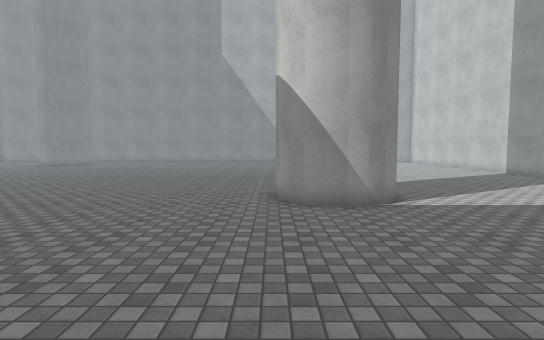
View 1 (above)

19 first-person views from a walk through a Unity game level. The camera is 1.5 m above the floor, tilts 4° down and sees 80° across. The floor is counted in squares, 1 m on a side. Each view is taken from the middle of a square. On the plan, view 1 faces up. The plan holds only what a view shows up to about 15 squares ahead; the rest is blank. The place goes on beyond the plan. Surface patterns are stand-ins for the level's own textures.

View 2
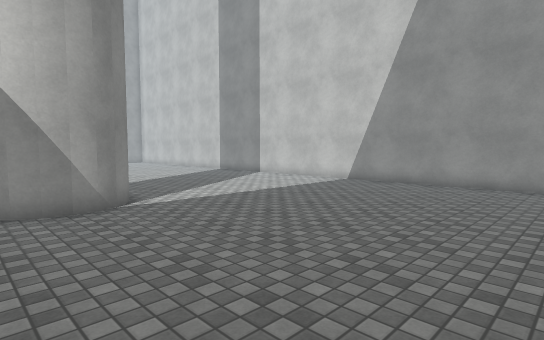

View 3
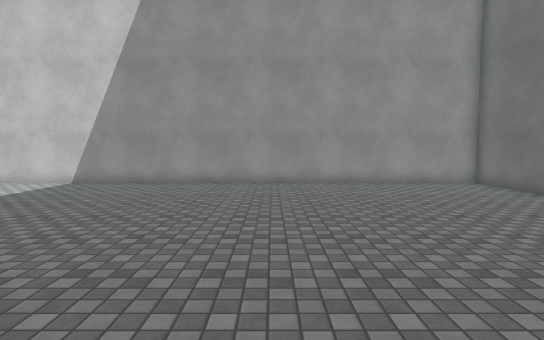

View 4
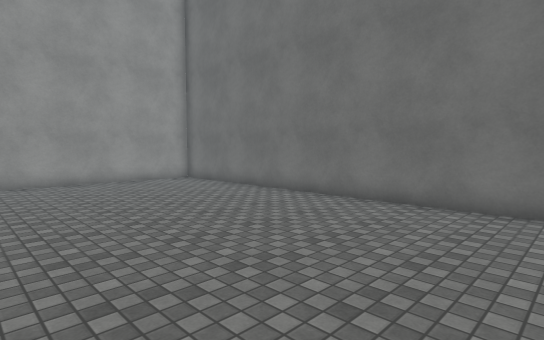

View 5
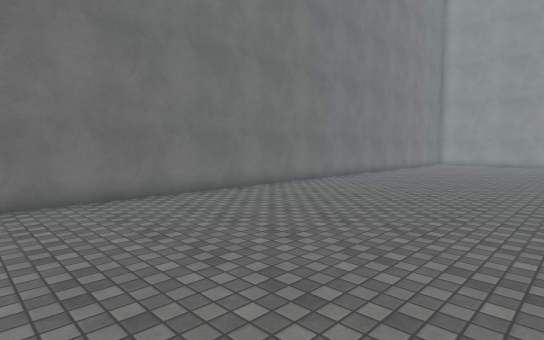

View 6
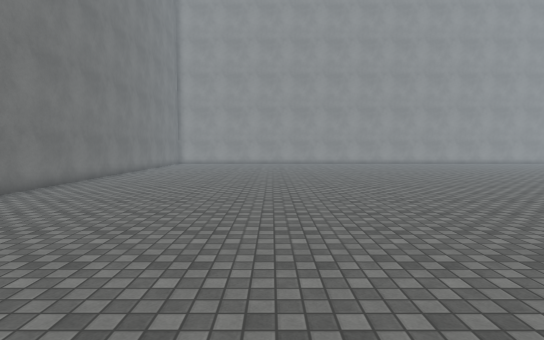

View 7
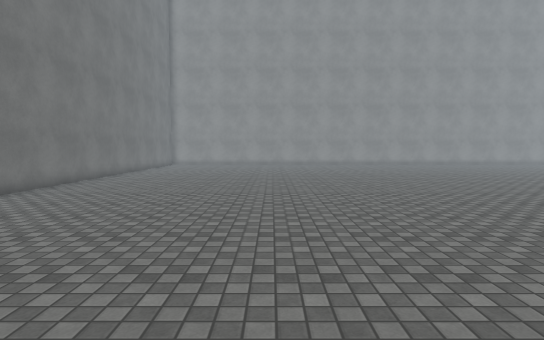

View 8
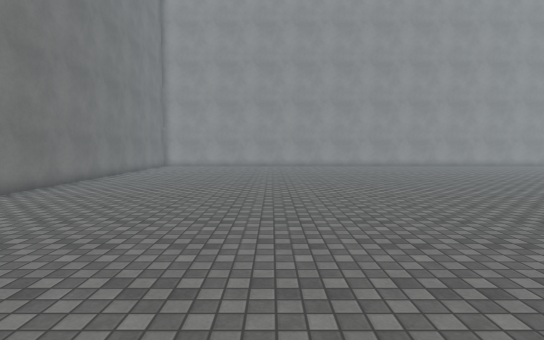

View 9
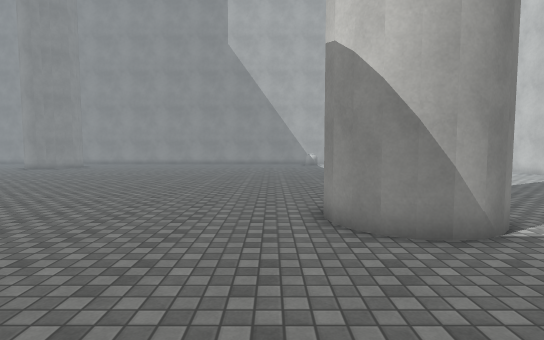

View 10
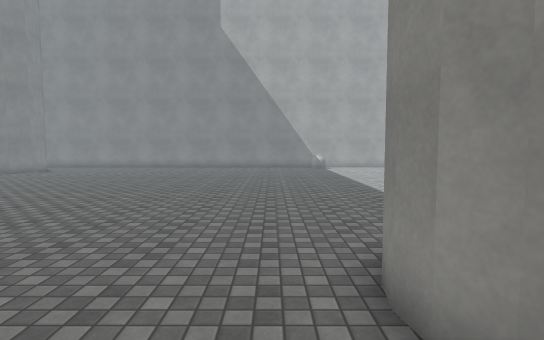

View 11
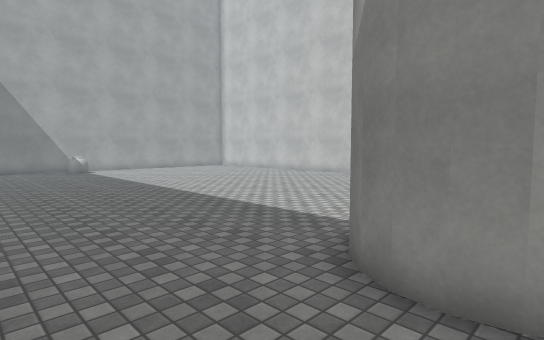

View 12
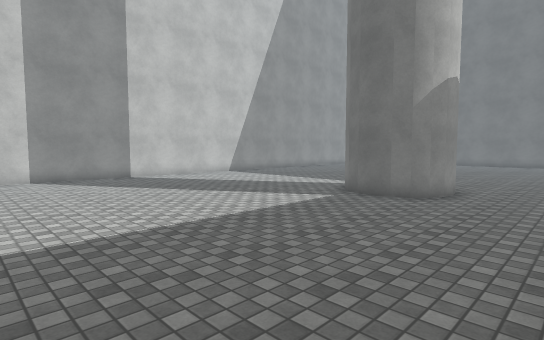

View 13
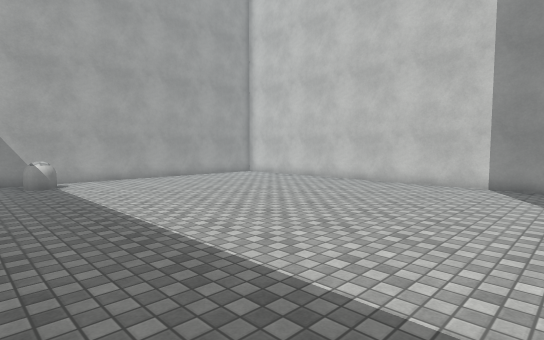

View 14
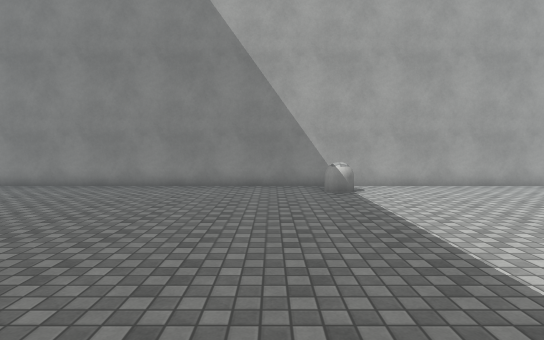

View 15
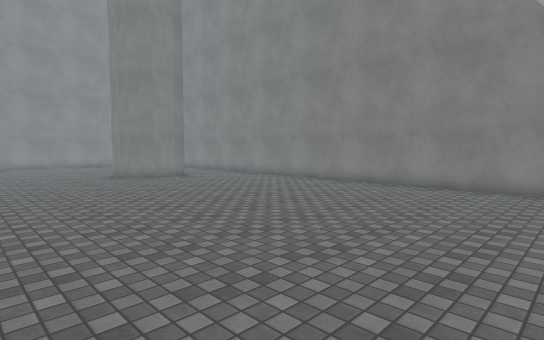

View 16
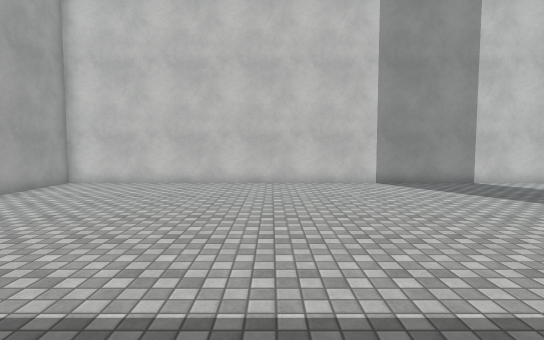

View 17
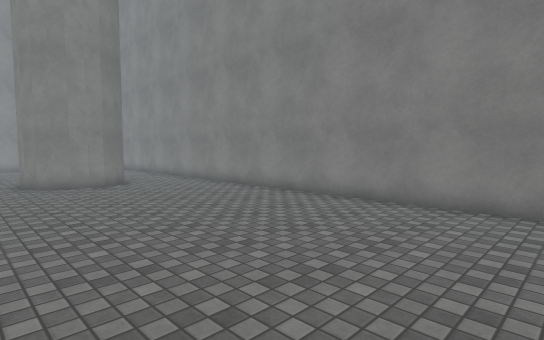

View 18
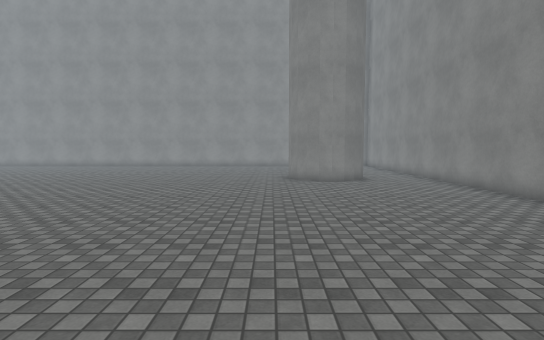

View 19
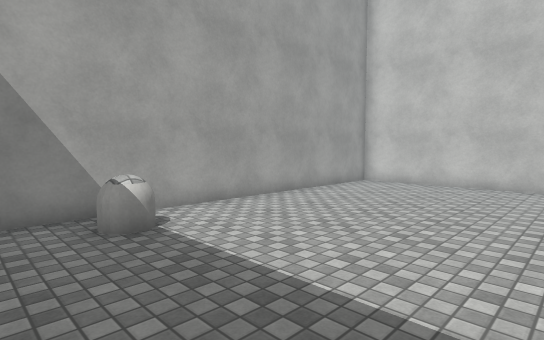

### Floor plan
Points are (right, up) in squares from view 1. A wall is a line through its corners. A room is listed if a view was taken in it or the views show most of it. See-through windows are left out.
Room 1 (views 1, 2, 3, 4, 5, 6, 7, 8, 9, 10, 11, 12, 13, 14, 15, 16, 17, 18, 19)
walls: (3.6, 9.4) (3.4, 8.8) (3, 8.5) (2.5, 8.2) (1.9, 8.1) (1.4, 8.2) (0.9, 8.5) (0.5, 8.9) (0.2, 9.3) (0.1, 9.9) (0.2, 10.5) (0.5, 10.9) (0.8, 11.3) (1.3, 11.6) (1.9, 11.7) (2.4, 11.6) (2.9, 11.3) (3.4, 10.9); (-16.3, 28.3) (-15.7, 28.1) (-15.3, 27.7) (-15.1, 27.2) (-15, 26.6) (-15.1, 26.1) (-15.4, 25.5) (-15.7, 25.2) (-16.3, 24.9); (-16.1, -8.5) (13.5, -8.5) (13.5, 31.5) (-16.1, 31.5)
objects: other object (2, 30) to (3, 30)

Positions as (right, up) in squares from view 1, and headings:
1: (0, 0), facing up
2: (0, 0), facing up-right
3: (0, 0), facing right
4: (-1, 0), facing down-right
5: (3, 1), facing down-left
6: (3, 0), facing left
7: (1, 0), facing left
8: (-1, 0), facing left
9: (-1, 3), facing up
10: (-1, 7), facing up
11: (-3, 9), facing up-right
12: (-3, 21), facing down-right
13: (0, 16), facing up-right
14: (0, 19), facing up
15: (0, 19), facing up-left
16: (0, 23), facing right
17: (-2, 23), facing up-left
18: (-1, 24), facing left
19: (0, 24), facing up-right
